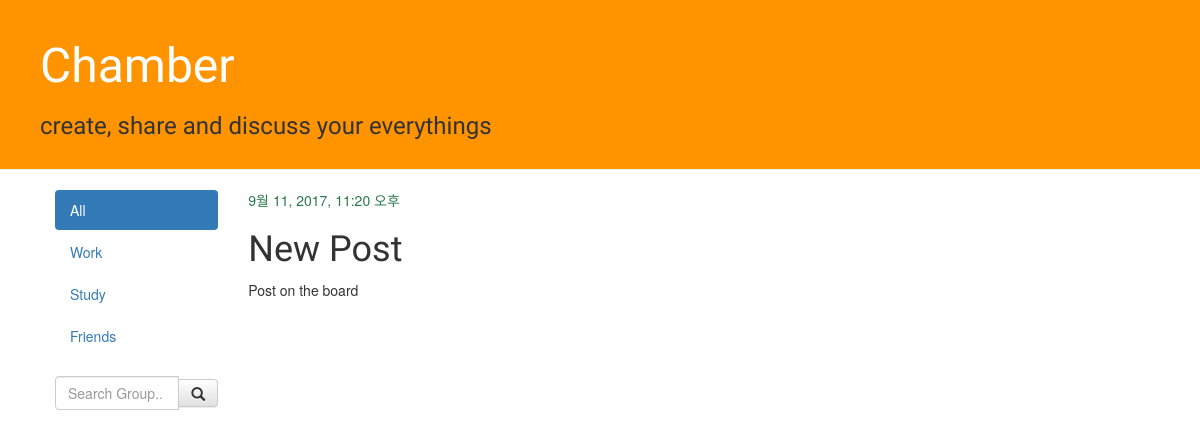
/post/5/, run on the app's committed database.
### blog/models.py (models this page shows, shortened)
class Post(models.Model):
    author = models.ForeignKey('auth.User')
    title = models.CharField(max_length=200)
    text = models.TextField()
    created_date = models.DateTimeField(
        default=timezone.now)
    published_date = models.DateTimeField(
        blank = True, null=True)

### blog/views.py (the view)
# urls.py: url(r'^post/(?P<pk>\d+)/$', views.post_detail, name='post_detail'),
def post_detail(request, pk):
    post = get_object_or_404(Post, pk = pk)
    return render(request, 'blog/post_detail.html', {'post': post})

### blog/templates/blog/post_detail.html (shortened to what this page needs)
{% extends 'blog/base.html' %}
{% block content %}
    <div class="post">
        {% if post.published_date %}
            <div class="date">
                {{ post.published_date }}
            </div>
        {% endif %}
        <h1>{{ post.title }}</h1>
        <p>{{ post.text|linebreaksbr }}</p>
    </div>
{% endblock %}

### blog/static/css/blog.css (style rules this page uses)
h1, h2, h3, h4 { font-family: 'Asap Condensed', sans-serif; }
.date { color: #29794A; }
.post { margin-bottom: 70px; }

### data on the page
Post: published_date "9월 11, 2017, 11:20 오후", title "New Post", text "Post on the board"
